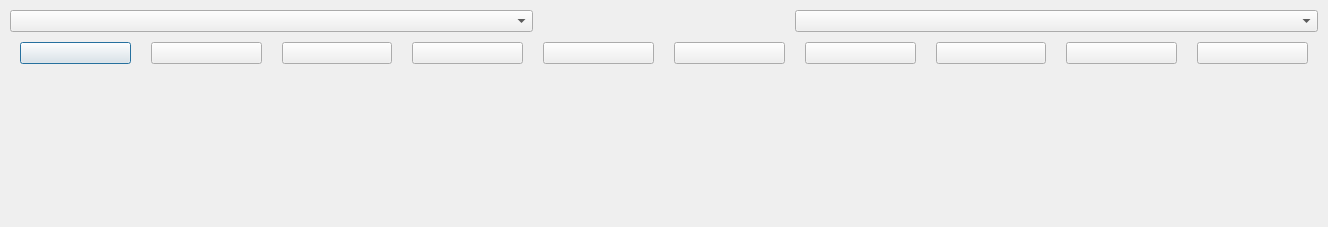
<?xml version="1.0" encoding="UTF-8"?>
<ui version="4.0">
 <class>Toolbar</class>
 <widget class="QDialog" name="Toolbar">
  <property name="geometry">
   <rect>
    <x>0</x>
    <y>0</y>
    <width>1328</width>
    <height>227</height>
   </rect>
  </property>
  <property name="sizePolicy">
   <sizepolicy hsizetype="Fixed" vsizetype="Fixed">
    <horstretch>0</horstretch>
    <verstretch>0</verstretch>
   </sizepolicy>
  </property>
  <property name="windowTitle">
   <string>Dialog</string>
  </property>
  <layout class="QVBoxLayout" name="verticalLayout_3">
   <property name="spacing">
    <number>0</number>
   </property>
   <property name="leftMargin">
    <number>0</number>
   </property>
   <property name="topMargin">
    <number>0</number>
   </property>
   <property name="rightMargin">
    <number>0</number>
   </property>
   <property name="bottomMargin">
    <number>0</number>
   </property>
   <item>
    <widget class="Spire::WindowTitleBar" name="widget" native="true"/>
   </item>
   <item>
    <layout class="QVBoxLayout" name="verticalLayout">
     <property name="leftMargin">
      <number>10</number>
     </property>
     <property name="topMargin">
      <number>10</number>
     </property>
     <property name="rightMargin">
      <number>10</number>
     </property>
     <property name="bottomMargin">
      <number>10</number>
     </property>
     <item>
      <layout class="QHBoxLayout" name="horizontalLayout_4" stretch="2,1,2">
       <property name="spacing">
        <number>0</number>
       </property>
       <item>
        <widget class="Spire::CustomComboBox" name="m_comboBox_1">
         <property name="sizePolicy">
          <sizepolicy hsizetype="Preferred" vsizetype="Preferred">
           <horstretch>0</horstretch>
           <verstretch>0</verstretch>
          </sizepolicy>
         </property>
        </widget>
       </item>
       <item>
        <spacer name="m_comboBoxSpacer">
         <property name="orientation">
          <enum>Qt::Horizontal</enum>
         </property>
         <property name="sizeType">
          <enum>QSizePolicy::Preferred</enum>
         </property>
         <property name="sizeHint" stdset="0">
          <size>
           <width>10</width>
           <height>20</height>
          </size>
         </property>
        </spacer>
       </item>
       <item>
        <widget class="Spire::CustomComboBox" name="m_comboBox_2">
         <property name="sizePolicy">
          <sizepolicy hsizetype="Preferred" vsizetype="Preferred">
           <horstretch>0</horstretch>
           <verstretch>0</verstretch>
          </sizepolicy>
         </property>
        </widget>
       </item>
      </layout>
     </item>
     <item>
      <layout class="QHBoxLayout" name="horizontalLayout_5">
       <property name="spacing">
        <number>20</number>
       </property>
       <property name="leftMargin">
        <number>10</number>
       </property>
       <property name="topMargin">
        <number>10</number>
       </property>
       <property name="rightMargin">
        <number>10</number>
       </property>
       <property name="bottomMargin">
        <number>10</number>
       </property>
       <item>
        <widget class="QPushButton" name="m_canvasButton">
         <property name="sizePolicy">
          <sizepolicy hsizetype="Preferred" vsizetype="Preferred">
           <horstretch>0</horstretch>
           <verstretch>0</verstretch>
          </sizepolicy>
         </property>
         <property name="text">
          <string/>
         </property>
        </widget>
       </item>
       <item>
        <widget class="QPushButton" name="m_accountButton">
         <property name="sizePolicy">
          <sizepolicy hsizetype="Preferred" vsizetype="Preferred">
           <horstretch>0</horstretch>
           <verstretch>0</verstretch>
          </sizepolicy>
         </property>
         <property name="text">
          <string/>
         </property>
        </widget>
       </item>
       <item>
        <widget class="QPushButton" name="m_keybindButton">
         <property name="sizePolicy">
          <sizepolicy hsizetype="Preferred" vsizetype="Preferred">
           <horstretch>0</horstretch>
           <verstretch>0</verstretch>
          </sizepolicy>
         </property>
         <property name="text">
          <string/>
         </property>
        </widget>
       </item>
       <item>
        <widget class="QPushButton" name="m_riskButton">
         <property name="sizePolicy">
          <sizepolicy hsizetype="Preferred" vsizetype="Preferred">
           <horstretch>0</horstretch>
           <verstretch>0</verstretch>
          </sizepolicy>
         </property>
         <property name="text">
          <string/>
         </property>
        </widget>
       </item>
       <item>
        <widget class="QPushButton" name="m_dashboardButton">
         <property name="sizePolicy">
          <sizepolicy hsizetype="Preferred" vsizetype="Preferred">
           <horstretch>0</horstretch>
           <verstretch>0</verstretch>
          </sizepolicy>
         </property>
         <property name="text">
          <string/>
         </property>
        </widget>
       </item>
       <item>
        <widget class="QPushButton" name="m_bookviewButton">
         <property name="sizePolicy">
          <sizepolicy hsizetype="Preferred" vsizetype="Preferred">
           <horstretch>0</horstretch>
           <verstretch>0</verstretch>
          </sizepolicy>
         </property>
         <property name="text">
          <string/>
         </property>
        </widget>
       </item>
       <item>
        <widget class="QPushButton" name="m_timesaleButton">
         <property name="sizePolicy">
          <sizepolicy hsizetype="Preferred" vsizetype="Preferred">
           <horstretch>0</horstretch>
           <verstretch>0</verstretch>
          </sizepolicy>
         </property>
         <property name="text">
          <string/>
         </property>
        </widget>
       </item>
       <item>
        <widget class="QPushButton" name="m_chartButton">
         <property name="sizePolicy">
          <sizepolicy hsizetype="Preferred" vsizetype="Preferred">
           <horstretch>0</horstretch>
           <verstretch>0</verstretch>
          </sizepolicy>
         </property>
         <property name="text">
          <string/>
         </property>
        </widget>
       </item>
       <item>
        <widget class="QPushButton" name="m_orderimbaButton">
         <property name="sizePolicy">
          <sizepolicy hsizetype="Preferred" vsizetype="Preferred">
           <horstretch>0</horstretch>
           <verstretch>0</verstretch>
          </sizepolicy>
         </property>
         <property name="text">
          <string/>
         </property>
        </widget>
       </item>
       <item>
        <widget class="QPushButton" name="m_blotterButton">
         <property name="sizePolicy">
          <sizepolicy hsizetype="Preferred" vsizetype="Preferred">
           <horstretch>0</horstretch>
           <verstretch>0</verstretch>
          </sizepolicy>
         </property>
         <property name="text">
          <string/>
         </property>
        </widget>
       </item>
      </layout>
     </item>
    </layout>
   </item>
   <item>
    <spacer name="verticalSpacer">
     <property name="orientation">
      <enum>Qt::Vertical</enum>
     </property>
     <property name="sizeType">
      <enum>QSizePolicy::Expanding</enum>
     </property>
     <property name="sizeHint" stdset="0">
      <size>
       <width>20</width>
       <height>10</height>
      </size>
     </property>
    </spacer>
   </item>
  </layout>
 </widget>
 <customwidgets>
  <customwidget>
   <class>Spire::WindowTitleBar</class>
   <extends>QWidget</extends>
   <header>Spire/UI/WindowTitleBar.hpp</header>
   <container>1</container>
  </customwidget>
  <customwidget>
   <class>Spire::CustomComboBox</class>
   <extends>QComboBox</extends>
   <header>Spire/UI/CustomComboBox.hpp</header>
  </customwidget>
 </customwidgets>
 <resources/>
 <connections/>
</ui>
